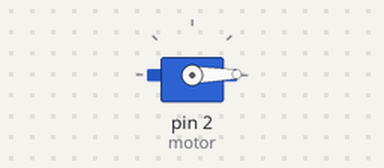
Bench run of a sketch on a simulated Arduino Uno, built with avr-gcc and run on an emulated ATmega328P. Shown: servo.

Above: at 0.05 s.
At 1.15 s:
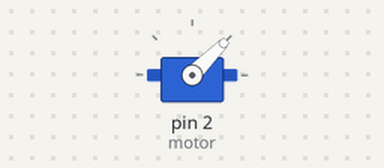
At 2.25 s:
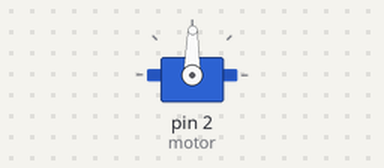
At 4.5 s:
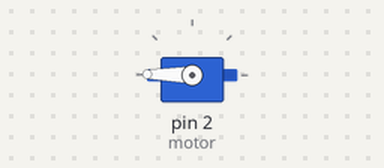
Timing chart, 0 to 5.9 s (numbered marks = the images above):
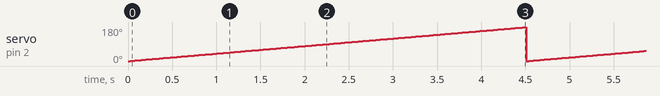

Measured:
- by itself, servo on pin 2 (motor): ramps from 0° to 179° and jumps back, once every 4.5 s

The sketch:

servo-inmoov.ino
```cpp
#include <Servo.h>

Servo motor;

void setup() {
  motor.attach(2);

}

void loop() {
  //motor.write(0);

  for(int i = 0;i < 180;i++){
    motor.write(i);
    delay(25);
  }
  for(int i = 180;i > 180;i--){
    motor.write(i);
    delay(25);
  }

}
```
